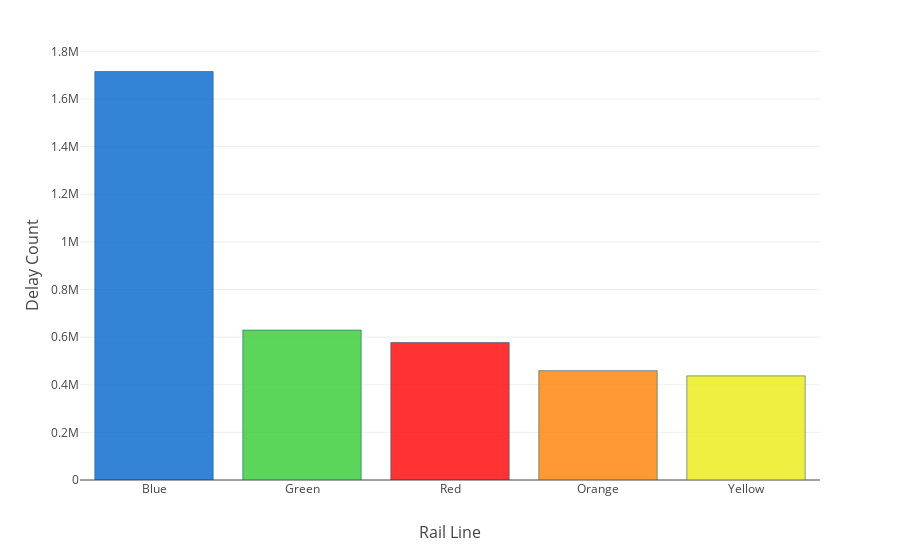

The code cell stored with this chart in its notebook:
### Code cell
colors = list(lineColors.values())

data = [go.Bar(x=delay_count_route['lineColor'],
            y=delay_count_route['delay'],
       marker=dict(
       color=colors,
       line=dict(color='rgba(0, 77, 102, .5)',
            width=1,)))]

layout = go.Layout(
    yaxis={'title':'Delay Count', 'titlefont':{'size':16}},
    xaxis={'title':'Rail Line', 'titlefont':{'size':16}},
    showlegend=False,
    margin=dict(t=50)
)

fig = go.Figure(data=data, layout=layout)
plotly.offline.iplot(fig, filename='delay-count-route.html')

### Figure 1 — Plotly figure (JSON) as saved in the notebook; plotly's stock layout.template omitted (floating-point values rounded to 4 significant figures)
{"data": [{"marker": {"color": ["rgba(0, 102, 204, 0.8)", "rgba(51, 204, 51, 0.8)", "rgba(255, 0, 0, 0.8)", "rgba(255, 128, 0, 0.8)", "rgba(236, 236, 19, 0.8)"], "line": {"color": "rgba(0, 77, 102, .5)", "width": 1}}, "type": "bar", "uid": "a7499c34-afac-11e8-8218-e442a6f8adc6", "x": ["Blue", "Green", "Red", "Orange", "Yellow"], "y": [1715426, 629591, 577302, 459261, 437277]}], "layout": {"margin": {"t": 50}, "showlegend": false, "xaxis": {"title": "Rail Line", "titlefont": {"size": 16}}, "yaxis": {"title": "Delay Count", "titlefont": {"size": 16}}}}
